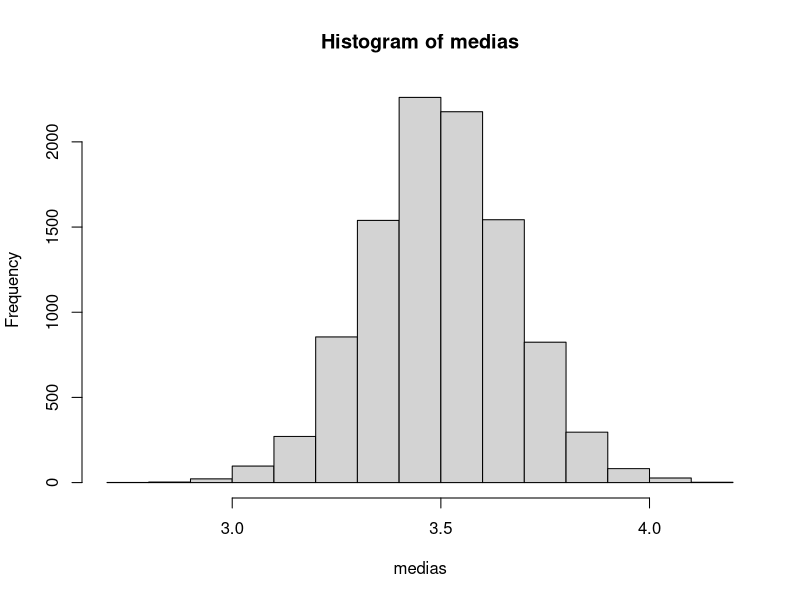
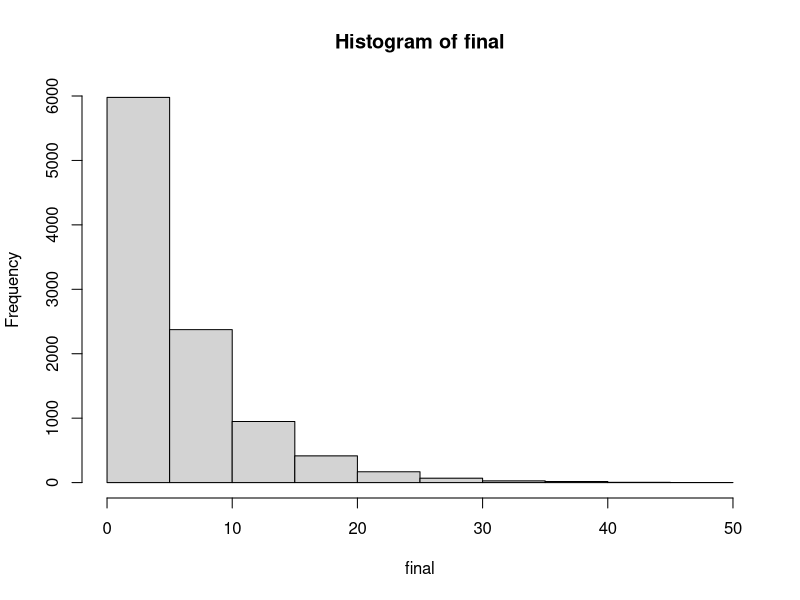

Recreate these plots in R, in order. (Note: this script raises an error after producing the figures.)
sorteio <- sample(x = 1:100, size = 20, replace = TRUE)
## for
soma<- 0
for (j in 1:20) {
  soma<- soma + j
}
soma
sum(1:20)

medias<- c()
for(k in 1: 10000){
  dado<- sample(x = 1:6, size = 100, replace = TRUE)
  medias[k]<- mean(dado)
}
medias
hist(medias)

#while
final <- c()
for(k in 1:10000){
dado <- 0
lancamentos <- 0
while (dado != 5){
  dado<-sample(1:6,1)
  lancamentos <- lancamentos + 1
}
final[k]<- lancamentos
}
final
mean(final)
hist(final)

dado <- sample(1:6,3)
dado
if((dado %% 2) == 0){
  print("o resultado é par")
}else{
  print("o numero é impar")
}

dado <- sample(1:6,3, replace =  TRUE)
unique(dado)
length(dado)
qtd
if (c(qtd) == 3){
  print("todos iguais")
}else if(c(qtd)==2){
  print(" a um par igual")
}else{
  print("todos são diferentes")
}
